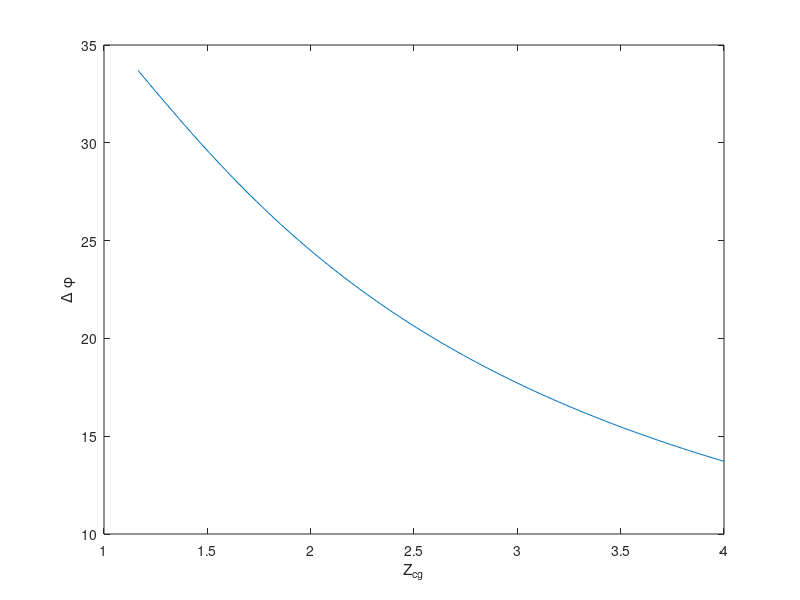

Source code (MATLAB):
x_1=0.3;
x_2=1.3;
z_cg=linspace(1.165,4.,100);

phi_1=atan(x_1./z_cg);
phi_2=atan(x_2./z_cg);

plot(z_cg,rad2deg(phi_2-phi_1));
xlabel('Z_{cg}');
ylabel('\Delta \phi');




theta=45; % surface inclination in degrees, w.r.t. body-symmetric axis (body frame)
alpha=0; % angle of attack
              
q=2000; % Dynamic pressure
gamma=1.4;
M=30;
num_flaps=2;
M_trim_deg=1717;
flap_arm=6;
flap_area=1; % m^2, per flap
flap_centroid=[4, 0, 6] % w.r.t. C.G.

Cp_max = 2/(gamma*M^2)*((((gamma+1)^2*M^2)/(4*gamma*M^2-2*(gamma-1)))^(gamma/(gamma-1))*((1-gamma+2*gamma*M^2)/(gamma+1))-1);
flap_normal=[-cos(deg2rad(theta+alpha)),0,-sin(deg2rad(theta+alpha))]; % in body frame
CR_A=-Cp_max*(sin(deg2rad(90+theta+alpha))^2).*flap_area*flap_normal;

CM_A_flap=cross(flap_centroid,CR_A)